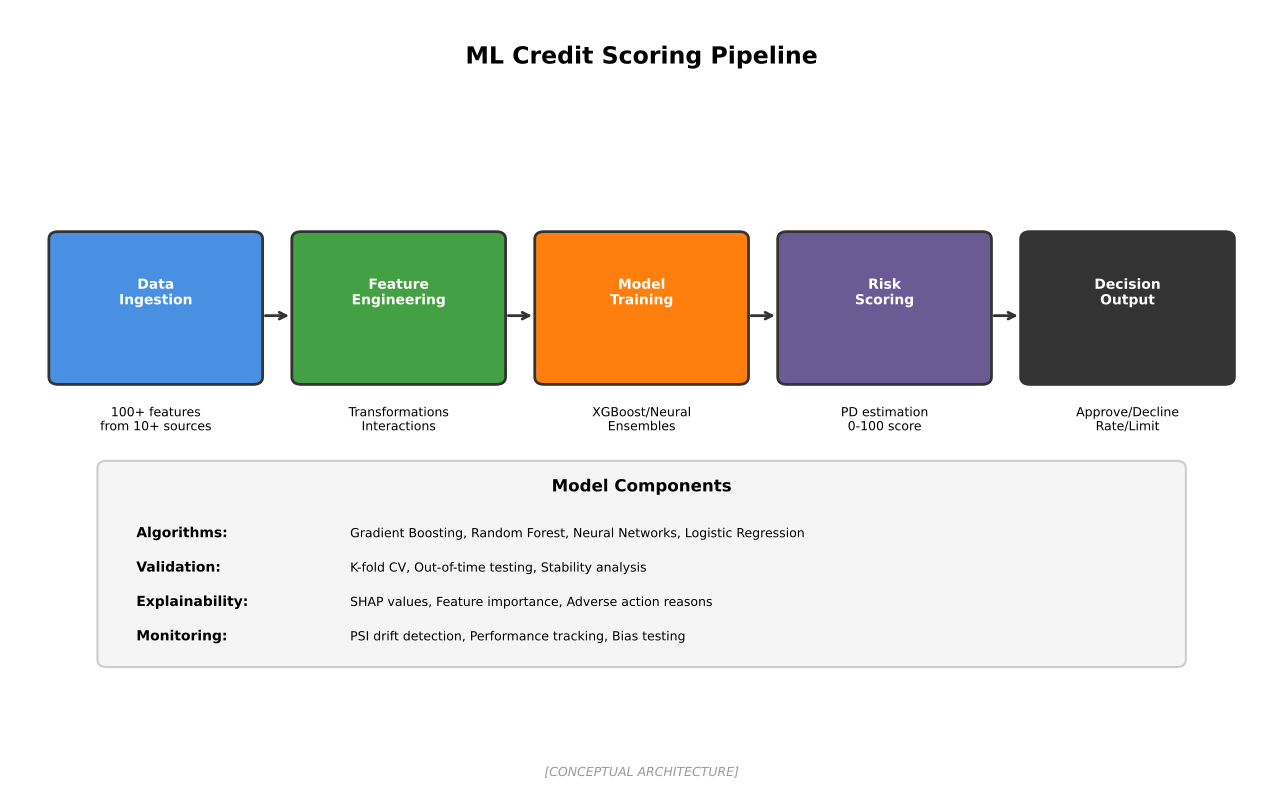

Generate this figure with Python:
"""
ML Credit Scoring Model Architecture
Shows the machine learning pipeline for credit scoring

Output: ml_credit_model.pdf
Module: module_01_fintech
Lesson: 7 - P2P Lending
"""

from pathlib import Path
import matplotlib.pyplot as plt
import matplotlib.patches as mpatches
import numpy as np

CHART_METADATA = {
    'title': 'ML Credit Model Architecture',
    'module': 'module_01_fintech',
    'lesson': 7,
    'url': 'https://github.com/Digital-AI-Finance/digital-finance/tree/main/module_01_fintech/figures/ml_credit_model'
}

plt.rcParams.update({
    'font.size': 12,
    'axes.labelsize': 12,
})

def create_chart():
    """Create ML credit model architecture diagram"""
    fig, ax = plt.subplots(figsize=(13, 8))
    ax.set_xlim(0, 13)
    ax.set_ylim(0, 10)
    ax.axis('off')

    # Title
    ax.text(6.5, 9.3, 'ML Credit Scoring Pipeline', fontsize=17, fontweight='bold', ha='center')

    # Pipeline stages
    stages = [
        {'name': 'Data\nIngestion', 'x': 1.5, 'y': 6, 'color': '#4A90E2',
         'desc': '100+ features\nfrom 10+ sources'},
        {'name': 'Feature\nEngineering', 'x': 4, 'y': 6, 'color': '#44A044',
         'desc': 'Transformations\nInteractions'},
        {'name': 'Model\nTraining', 'x': 6.5, 'y': 6, 'color': '#FF7F0E',
         'desc': 'XGBoost/Neural\nEnsembles'},
        {'name': 'Risk\nScoring', 'x': 9, 'y': 6, 'color': '#6B5B95',
         'desc': 'PD estimation\n0-100 score'},
        {'name': 'Decision\nOutput', 'x': 11.5, 'y': 6, 'color': '#333333',
         'desc': 'Approve/Decline\nRate/Limit'},
    ]

    for stage in stages:
        box = mpatches.FancyBboxPatch((stage['x']-1, stage['y']-0.8), 2, 1.8,
                                       boxstyle='round,pad=0.1',
                                       facecolor=stage['color'], edgecolor='#333333', lw=2)
        ax.add_patch(box)
        ax.text(stage['x'], stage['y']+0.3, stage['name'], ha='center', va='center',
               fontsize=10, fontweight='bold', color='white')
        ax.text(stage['x'], stage['y']-1.5, stage['desc'], ha='center', fontsize=9)

    # Arrows
    for i in range(len(stages)-1):
        ax.annotate('', xy=(stages[i+1]['x']-1.1, stages[i+1]['y']),
                   xytext=(stages[i]['x']+1.1, stages[i]['y']),
                   arrowprops=dict(arrowstyle='->', color='#333333', lw=2))

    # Model details box
    details_box = mpatches.FancyBboxPatch((1, 1.5), 11, 2.5, boxstyle='round,pad=0.1',
                                           facecolor='#F5F5F5', edgecolor='#CCCCCC', lw=1.5)
    ax.add_patch(details_box)
    ax.text(6.5, 3.7, 'Model Components', ha='center', fontsize=12, fontweight='bold')

    components = [
        ('Algorithms', 'Gradient Boosting, Random Forest, Neural Networks, Logistic Regression'),
        ('Validation', 'K-fold CV, Out-of-time testing, Stability analysis'),
        ('Explainability', 'SHAP values, Feature importance, Adverse action reasons'),
        ('Monitoring', 'PSI drift detection, Performance tracking, Bias testing'),
    ]
    for i, (name, desc) in enumerate(components):
        ax.text(1.3, 3.1-i*0.45, f'{name}:', fontsize=10, fontweight='bold')
        ax.text(3.5, 3.1-i*0.45, desc, fontsize=9)

    # Source
    fig.text(0.5, 0.02, '[CONCEPTUAL ARCHITECTURE]',
            fontsize=9, ha='center', style='italic', color='#999999')

    plt.tight_layout()

    output_path = Path(__file__).parent / 'ml_credit_model.pdf'
    plt.savefig(output_path, format='pdf', dpi=300, bbox_inches='tight')
    plt.close()
    print(f"Chart saved to: {output_path}")
    return output_path

if __name__ == '__main__':
    create_chart()
